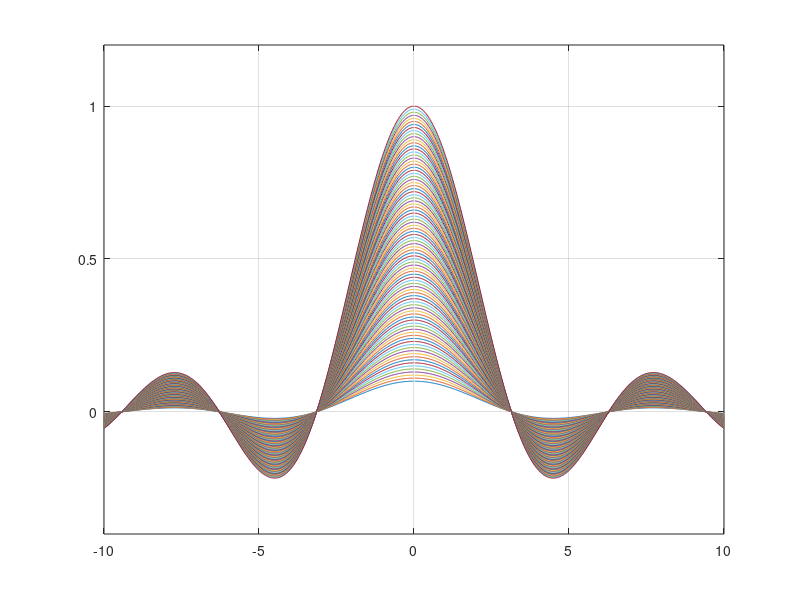

MATLAB code for this plot:
%Grafica en movimiento bis
clear,clc
x=-10:0.02:10;
k=0.1;
y=k*(sin(x)./x);
h=plot(x,y); %define h como "objeto"
plot(x,y) %a sustituir por h=plot(x,y)
grid on
axis([-10 10 -0.4 1.2])
hold on
while k<1
 k=k+0.01;
 y=k*(sin(x)./x);
 plot(x,y) %a sustituir por set y drawnow
 %set(h,'XData',x,'YData',y);
 %drawnow
 pause(0.1)
end